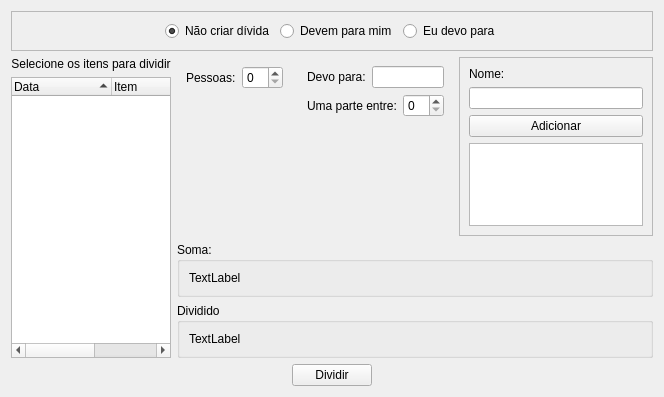
<?xml version="1.0" encoding="UTF-8"?>
<ui version="4.0">
 <class>Form</class>
 <widget class="QWidget" name="Form">
  <property name="geometry">
   <rect>
    <x>0</x>
    <y>0</y>
    <width>664</width>
    <height>397</height>
   </rect>
  </property>
  <property name="windowTitle">
   <string>Dividir</string>
  </property>
  <layout class="QVBoxLayout" name="verticalLayout_6">
   <item>
    <widget class="QFrame" name="frame">
     <property name="frameShape">
      <enum>QFrame::StyledPanel</enum>
     </property>
     <property name="frameShadow">
      <enum>QFrame::Raised</enum>
     </property>
     <layout class="QHBoxLayout" name="horizontalLayout_2">
      <item>
       <spacer name="horizontalSpacer">
        <property name="orientation">
         <enum>Qt::Horizontal</enum>
        </property>
        <property name="sizeHint" stdset="0">
         <size>
          <width>40</width>
          <height>20</height>
         </size>
        </property>
       </spacer>
      </item>
      <item>
       <widget class="QRadioButton" name="radioButton">
        <property name="text">
         <string>Não criar dívida</string>
        </property>
        <property name="checked">
         <bool>true</bool>
        </property>
       </widget>
      </item>
      <item>
       <widget class="QRadioButton" name="radioButtonDevo">
        <property name="text">
         <string>Devem para mim</string>
        </property>
       </widget>
      </item>
      <item>
       <widget class="QRadioButton" name="radioButtonDevem">
        <property name="text">
         <string>Eu devo para</string>
        </property>
       </widget>
      </item>
      <item>
       <spacer name="horizontalSpacer_2">
        <property name="orientation">
         <enum>Qt::Horizontal</enum>
        </property>
        <property name="sizeHint" stdset="0">
         <size>
          <width>40</width>
          <height>20</height>
         </size>
        </property>
       </spacer>
      </item>
     </layout>
    </widget>
   </item>
   <item>
    <layout class="QHBoxLayout" name="horizontalLayout_7">
     <item>
      <layout class="QVBoxLayout" name="verticalLayout">
       <item>
        <widget class="QLabel" name="labelMensagem">
         <property name="text">
          <string>Selecione os itens para dividir</string>
         </property>
         <property name="alignment">
          <set>Qt::AlignCenter</set>
         </property>
        </widget>
       </item>
       <item>
        <widget class="QTreeWidget" name="treeSaida">
         <property name="alternatingRowColors">
          <bool>true</bool>
         </property>
         <property name="rootIsDecorated">
          <bool>true</bool>
         </property>
         <property name="uniformRowHeights">
          <bool>false</bool>
         </property>
         <property name="itemsExpandable">
          <bool>false</bool>
         </property>
         <property name="sortingEnabled">
          <bool>true</bool>
         </property>
         <property name="wordWrap">
          <bool>true</bool>
         </property>
         <property name="headerHidden">
          <bool>false</bool>
         </property>
         <attribute name="headerVisible">
          <bool>true</bool>
         </attribute>
         <attribute name="headerCascadingSectionResizes">
          <bool>false</bool>
         </attribute>
         <attribute name="headerHighlightSections">
          <bool>false</bool>
         </attribute>
         <column>
          <property name="text">
           <string>Data</string>
          </property>
         </column>
         <column>
          <property name="text">
           <string>Item</string>
          </property>
         </column>
         <column>
          <property name="text">
           <string>Valor</string>
          </property>
         </column>
        </widget>
       </item>
      </layout>
     </item>
     <item>
      <layout class="QVBoxLayout" name="verticalLayout_3">
       <item>
        <layout class="QHBoxLayout" name="horizontalLayout_6">
         <item>
          <widget class="QFrame" name="frameSemDividir">
           <layout class="QVBoxLayout" name="verticalLayout_2">
            <item>
             <layout class="QHBoxLayout" name="horizontalLayout_3">
              <item>
               <widget class="QLabel" name="pessoasLabel">
                <property name="text">
                 <string>Pessoas:</string>
                </property>
               </widget>
              </item>
              <item>
               <widget class="QSpinBox" name="spinPessoas"/>
              </item>
             </layout>
            </item>
            <item>
             <spacer name="verticalSpacer_3">
              <property name="orientation">
               <enum>Qt::Vertical</enum>
              </property>
              <property name="sizeHint" stdset="0">
               <size>
                <width>20</width>
                <height>40</height>
               </size>
              </property>
             </spacer>
            </item>
           </layout>
          </widget>
         </item>
         <item>
          <widget class="QFrame" name="frameDevo">
           <layout class="QVBoxLayout" name="verticalLayout_8">
            <item>
             <layout class="QHBoxLayout" name="horizontalLayout_4">
              <item>
               <widget class="QLabel" name="labelDevo">
                <property name="text">
                 <string>Devo para:</string>
                </property>
               </widget>
              </item>
              <item>
               <widget class="QLineEdit" name="inputDevo"/>
              </item>
             </layout>
            </item>
            <item>
             <layout class="QHBoxLayout" name="horizontalLayout_5">
              <item>
               <widget class="QLabel" name="umaParteEntreLabel">
                <property name="text">
                 <string>Uma parte entre:</string>
                </property>
               </widget>
              </item>
              <item>
               <widget class="QSpinBox" name="spinDevo"/>
              </item>
             </layout>
            </item>
            <item>
             <spacer name="verticalSpacer">
              <property name="orientation">
               <enum>Qt::Vertical</enum>
              </property>
              <property name="sizeHint" stdset="0">
               <size>
                <width>20</width>
                <height>40</height>
               </size>
              </property>
             </spacer>
            </item>
           </layout>
          </widget>
         </item>
         <item>
          <widget class="QFrame" name="frameDeve">
           <property name="frameShape">
            <enum>QFrame::StyledPanel</enum>
           </property>
           <property name="frameShadow">
            <enum>QFrame::Raised</enum>
           </property>
           <layout class="QVBoxLayout" name="verticalLayout_7">
            <item>
             <widget class="QLabel" name="label">
              <property name="text">
               <string>Nome:</string>
              </property>
             </widget>
            </item>
            <item>
             <widget class="QLineEdit" name="inputDeve"/>
            </item>
            <item>
             <widget class="QPushButton" name="pushButton_2">
              <property name="text">
               <string>Adicionar</string>
              </property>
             </widget>
            </item>
            <item>
             <widget class="QListWidget" name="listDeve"/>
            </item>
           </layout>
          </widget>
         </item>
        </layout>
       </item>
       <item>
        <layout class="QVBoxLayout" name="verticalLayout_9">
         <item>
          <widget class="QGroupBox" name="groupBox">
           <property name="title">
            <string>Soma:</string>
           </property>
           <layout class="QVBoxLayout" name="verticalLayout_4">
            <item>
             <widget class="QLabel" name="labelSoma">
              <property name="text">
               <string>TextLabel</string>
              </property>
             </widget>
            </item>
           </layout>
          </widget>
         </item>
         <item>
          <widget class="QGroupBox" name="groupBox_2">
           <property name="title">
            <string>Dividido</string>
           </property>
           <layout class="QVBoxLayout" name="verticalLayout_5">
            <item>
             <widget class="QLabel" name="labelDividido">
              <property name="text">
               <string>TextLabel</string>
              </property>
             </widget>
            </item>
           </layout>
          </widget>
         </item>
        </layout>
       </item>
      </layout>
     </item>
    </layout>
   </item>
   <item>
    <layout class="QHBoxLayout" name="horizontalLayout_8">
     <item>
      <spacer name="horizontalSpacer_3">
       <property name="orientation">
        <enum>Qt::Horizontal</enum>
       </property>
       <property name="sizeHint" stdset="0">
        <size>
         <width>40</width>
         <height>20</height>
        </size>
       </property>
      </spacer>
     </item>
     <item>
      <widget class="QPushButton" name="pushButton">
       <property name="text">
        <string>Dividir</string>
       </property>
      </widget>
     </item>
     <item>
      <spacer name="horizontalSpacer_4">
       <property name="orientation">
        <enum>Qt::Horizontal</enum>
       </property>
       <property name="sizeHint" stdset="0">
        <size>
         <width>40</width>
         <height>20</height>
        </size>
       </property>
      </spacer>
     </item>
    </layout>
   </item>
  </layout>
 </widget>
 <resources/>
 <connections/>
</ui>
